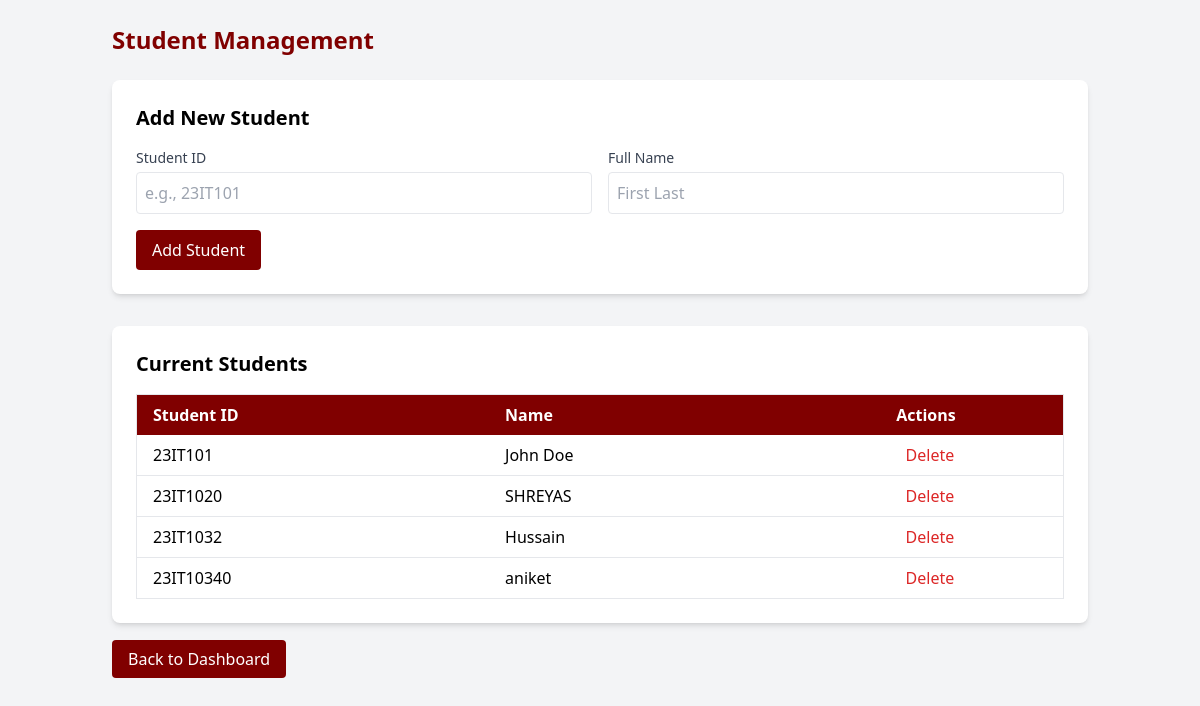
Screenshot of /manage-students with the database file from the repository.
### tables this page shows
CREATE TABLE students (
        student_id TEXT PRIMARY KEY,
        name TEXT
    );

### app.py (the view, shortened to what this page needs)
@app.route('/manage-students', methods=['GET', 'POST'])
def manage_students():
    conn = get_db_connection()
    students = conn.execute('SELECT * FROM students ORDER BY student_id').fetchall()
    conn.close()
    return render_template('manage-students.html', students=students)

### app.py (called while the page is built)
def get_db_connection():
    conn = sqlite3.connect(DATABASE)
    conn.row_factory = sqlite3.Row
    conn.execute("PRAGMA foreign_keys = ON")
    return conn

### templates/manage-students.html (shortened to what this page needs)
<!DOCTYPE html>
<html>
<head>
    <script src="https://cdn.tailwindcss.com"></script>
</head>
<body class="bg-gray-100">
    <div class="container mx-auto p-6">
        <h1 class="text-2xl font-bold text-[#800000] mb-6">Student Management</h1>
        <div class="bg-white p-6 rounded-lg shadow-md mb-8">
            <h2 class="text-xl font-semibold mb-4">Add New Student</h2>
            <form method="POST" action="/manage-students">
                <div class="grid grid-cols-1 md:grid-cols-2 gap-4 mb-4">
                    <div>
                        <label class="block text-sm font-medium text-gray-700 mb-1">Student ID</label>
                        <input type="text" name="student_id" class="w-full p-2 border rounded"
                               placeholder="e.g., 23IT101" required>
                    </div>
                    <div>
                        <label class="block text-sm font-medium text-gray-700 mb-1">Full Name</label>
                        <input type="text" name="student_name" class="w-full p-2 border rounded"
                               placeholder="First Last" required>
                    </div>
                </div>
                <button type="submit" class="bg-[#800000] text-white px-4 py-2 rounded hover:bg-[#600000]">
                    Add Student
                </button>
            </form>
        </div>
        <div class="bg-white p-6 rounded-lg shadow-md">
            <h2 class="text-xl font-semibold mb-4">Current Students</h2>
            <div class="overflow-x-auto">
                <table class="min-w-full bg-white border">
                    <thead>
                        <tr class="bg-[#800000] text-white">
                            <th class="py-2 px-4 text-left">Student ID</th>
                            <th class="py-2 px-4 text-left">Name</th>
                            <th class="py-2 px-4 text-center">Actions</th>
                        </tr>
                    </thead>
                    <tbody>
                        {% for student in students %}
                        <tr class="border-b">
                            <td class="py-2 px-4">{{ student['student_id'] }}</td>
                            <td class="py-2 px-4">{{ student['name'] }}</td>
                            <td class="py-2 px-4 text-center">
                                <a href="/delete-student/{{ student['student_id'] }}"
                                   class="text-red-600 hover:text-red-800 ml-2"
                                   onclick="return confirm('Delete this student?')">
                                    Delete
                                </a>
                            </td>
                        </tr>
                        {% endfor %}
                    </tbody>
                </table>
            </div>
        </div>
        <div class="mt-6">
            <a href="/teacher-dashboard" class="bg-[#800000] text-white px-4 py-2 rounded hover:bg-[#600000]">
                Back to Dashboard
            </a>
        </div>
    </div>
</body>
</html>

### rows the page displays
students: student_id "23IT101", name "John Doe"
students: student_id "23IT1020", name "SHREYAS"
students: student_id "23IT1032", name "Hussain"
students: student_id "23IT10340", name "aniket"
